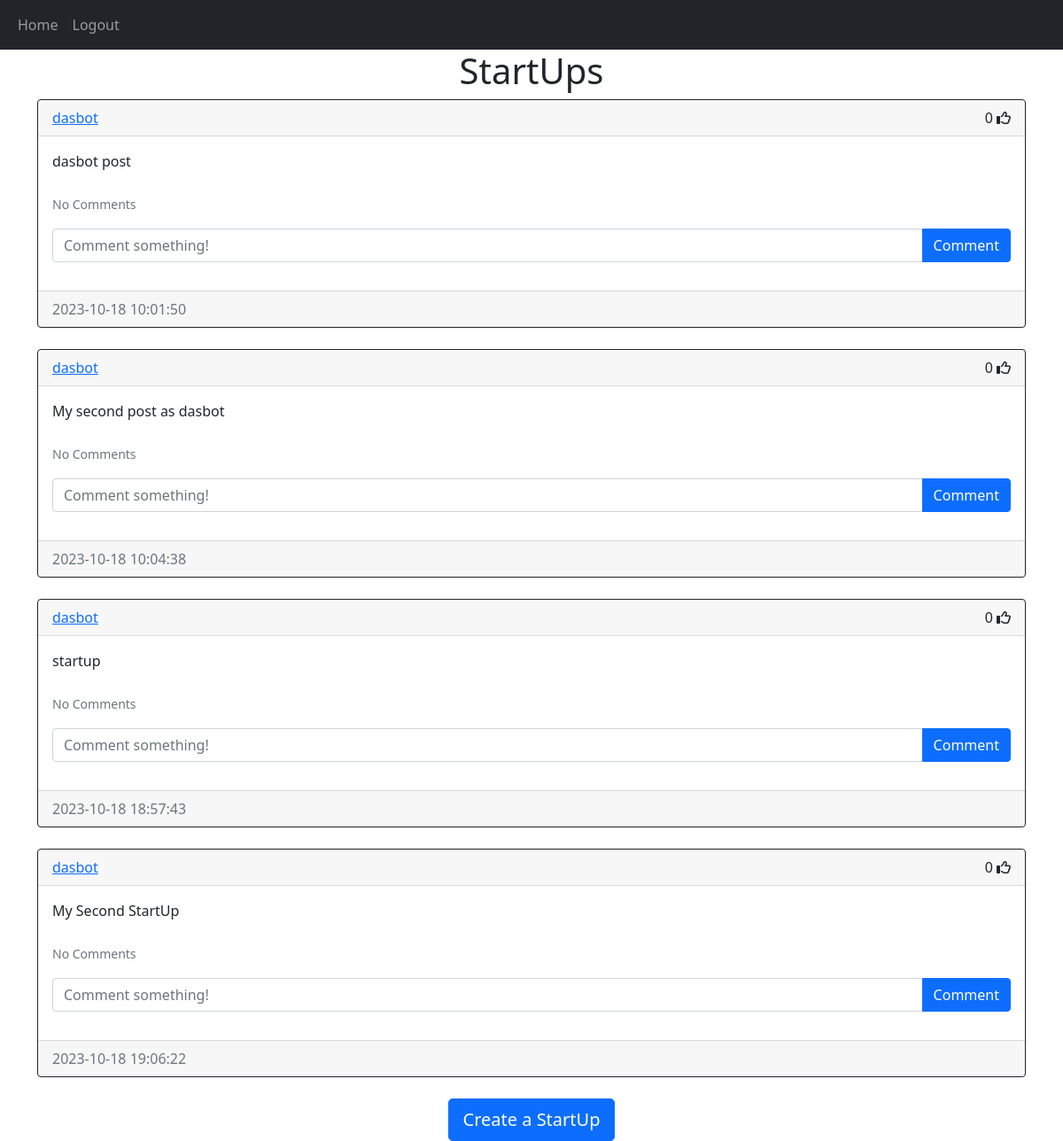
Screenshot of /home (signed in) with the database file from the repository.
### website/models.py (models this page shows)
class Post(db.Model):
    id = db.Column(db.Integer, primary_key=True)
    text = db.Column(db.Text, nullable=False)
    date_created = db.Column(db.DateTime(timezone=True), default=func.now())
    author = db.Column(db.Integer, db.ForeignKey(
        'user.id', ondelete="CASCADE"), nullable=False)
    comments = db.relationship('Comment', backref='post', passive_deletes=True)
    likes = db.relationship('Like', backref='post', passive_deletes=True)

class User(db.Model, UserMixin):
    id = db.Column(db.Integer, primary_key=True)
    email = db.Column(db.String(150), unique=True)
    username = db.Column(db.String(150), unique=True)
    password = db.Column(db.String(150))
    date_created = db.Column(db.DateTime(timezone=True), default=func.now())
    posts = db.relationship('Post', backref='user', passive_deletes=True)
    comments = db.relationship('Comment', backref='user', passive_deletes=True)
    likes = db.relationship('Like', backref='user', passive_deletes=True)

### website/views.py (the view)
@views.route("/")
@views.route("/home")
@login_required
def home():
    posts = Post.query.all()
    return render_template("home.html", user=current_user, posts=posts)

### website/__init__.py (called while the page is built)
def create_app():
    app = Flask(__name__)
    app.config['SECRET_KEY'] = "helloworld"
    app.config['SQLALCHEMY_DATABASE_URI'] = f'sqlite:///{DB_NAME}'
    db.init_app(app)
    from .views import views
    from .auth import auth
    app.register_blueprint(views, url_prefix="/")
    app.register_blueprint(auth, url_prefix="/")
    from .models import User, Post, Comment, Like
    create_database(app)
    login_manager = LoginManager()
    login_manager.login_view = "auth.login"
    login_manager.init_app(app)
    @login_manager.user_loader
    def load_user(id):
        return User.query.get(int(id))
    return app

### website/templates/home.html
{% extends "posts_div.html" %} {% block title %}Home{% endblock %}

### website/templates/posts_div.html (shortened to what this page needs)
{% extends "base.html" %} {% block title %}Home{% endblock %} {% block content
%}
<h1 align="center">{% block header %}StartUps{% endblock %}</h1>
<div id="posts">
  {% for post in posts %}
  <div class="card border-dark">
    <div class="card-header d-flex justify-content-between align-items-center">
      <a href="/startups/{{post.user.username}}">{{post.user.username}}</a>
      <div>
        <span id="likes-count-{{post.id}}">
        {{ post.likes|length }}</span>
        {% if user.id in post.likes|map(attribute="author")|list %}
        <i
          class="fas fa-thumbs-up"
          id="like-button-{{post.id}}"
          onclick="like({{post.id}})"
        ></i>
        {% else %}
        <i
          class="far fa-thumbs-up"
          id="like-button-{{post.id}}"
          onclick="like({{post.id}})"
        ></i>
        {% endif %}
      </div>
    </div>
    <div class="card-body">
      <div class="card-text">{{post.text}}</div>
      <br />
      <p class="card-text">
        {% if post.comments|length > 0 %}
        <a data-bs-toggle="collapse" href="#comments-{{post.id}}" role="button">
          <small>View {{post.comments|length}} Comments</small>
        </a>
        {% else %}
        <small class="text-muted">No Comments</small>
        {% endif %}
      </p>
      <form
        class="input-group mb-3"
        method="POST"
        action="/create-comment/{{post.id}}"
      >
        <input
          type="text"
          id="text"
          name="text"
          class="form-control"
          placeholder="Comment something!"
        />
        <button type="submit" class="btn btn-primary">Comment</button>
      </form>
    </div>
    <div class="card-footer text-muted">{{post.date_created}}</div>
  </div>
  <br/ > {% endfor %}
</div>
{% block footer %}
<div align="center">
  <a href="/create-startup"
    ><button type="button" class="btn btn-primary btn-lg">
      Create a StartUp
    </button></a
  >
</div>
{% endblock %} {% endblock %}

### rows the page displays
Post: user.username "dasbot", likes|length "0", text "dasbot post", date_created "2023-10-18 10:01:50"
Post: user.username "dasbot", likes|length "0", text "My second post as dasbot", date_created "2023-10-18 10:04:38"
Post: user.username "dasbot", likes|length "0", text "startup", date_created "2023-10-18 18:57:43"
Post: user.username "dasbot", likes|length "0", text "My Second StartUp", date_created "2023-10-18 19:06:22"
